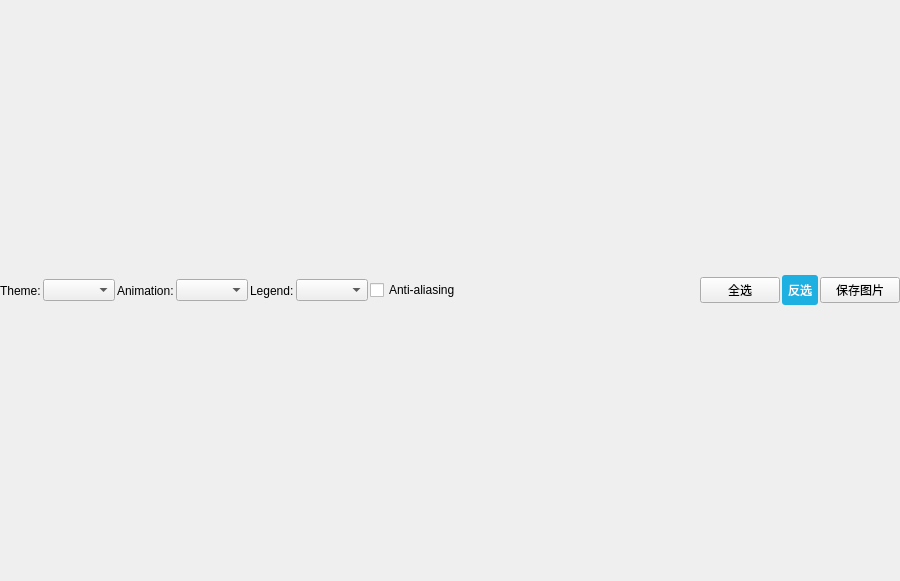
<?xml version="1.0" encoding="UTF-8"?>
<ui version="4.0">
 <class>ThemeWidgetForm</class>
 <widget class="QWidget" name="ThemeWidgetForm">
  <property name="geometry">
   <rect>
    <x>0</x>
    <y>0</y>
    <width>900</width>
    <height>581</height>
   </rect>
  </property>
  <layout class="QGridLayout" name="gridLayout">
   <property name="leftMargin">
    <number>0</number>
   </property>
   <property name="topMargin">
    <number>0</number>
   </property>
   <property name="rightMargin">
    <number>0</number>
   </property>
   <property name="bottomMargin">
    <number>0</number>
   </property>
   <property name="spacing">
    <number>0</number>
   </property>
   <item row="0" column="0">
    <widget class="QWidget" name="widget" native="true">
     <layout class="QHBoxLayout" name="horizontalLayout_2">
      <property name="spacing">
       <number>0</number>
      </property>
      <property name="leftMargin">
       <number>0</number>
      </property>
      <property name="topMargin">
       <number>0</number>
      </property>
      <property name="rightMargin">
       <number>0</number>
      </property>
      <property name="bottomMargin">
       <number>0</number>
      </property>
      <item>
       <layout class="QHBoxLayout" name="horizontalLayout">
        <property name="spacing">
         <number>2</number>
        </property>
        <item>
         <widget class="QLabel" name="themeLabel">
          <property name="text">
           <string>Theme:</string>
          </property>
         </widget>
        </item>
        <item>
         <widget class="QComboBox" name="themeComboBox"/>
        </item>
        <item>
         <widget class="QLabel" name="animatedLabel">
          <property name="text">
           <string>Animation:</string>
          </property>
         </widget>
        </item>
        <item>
         <widget class="QComboBox" name="animatedComboBox"/>
        </item>
        <item>
         <widget class="QLabel" name="legendLabel">
          <property name="text">
           <string>Legend:</string>
          </property>
         </widget>
        </item>
        <item>
         <widget class="QComboBox" name="legendComboBox"/>
        </item>
        <item>
         <widget class="QCheckBox" name="antialiasCheckBox">
          <property name="text">
           <string>Anti-aliasing</string>
          </property>
          <property name="checked">
           <bool>false</bool>
          </property>
         </widget>
        </item>
        <item>
         <spacer name="horizontalSpacer">
          <property name="orientation">
           <enum>Qt::Horizontal</enum>
          </property>
          <property name="sizeHint" stdset="0">
           <size>
            <width>40</width>
            <height>20</height>
           </size>
          </property>
         </spacer>
        </item>
        <item>
         <widget class="QPushButton" name="btn_selectAll">
          <property name="text">
           <string>全选</string>
          </property>
         </widget>
        </item>
        <item>
         <widget class="QPushButton" name="btn_unSelectAll">
          <property name="styleSheet">
           <string notr="true">QPushButton{
	background-color: #1DB0E0;
;	border-radius: 3px;
	padding:6px;
	color:white;
}
QPushButton:hover{
	background-color:#2ECBFF; 
	color: white;
}</string>
          </property>
          <property name="text">
           <string>反选</string>
          </property>
         </widget>
        </item>
        <item>
         <widget class="QPushButton" name="btn_save">
          <property name="text">
           <string>保存图片</string>
          </property>
         </widget>
        </item>
       </layout>
      </item>
     </layout>
    </widget>
   </item>
  </layout>
 </widget>
 <resources/>
 <connections>
  <connection>
   <sender>themeComboBox</sender>
   <signal>currentIndexChanged(int)</signal>
   <receiver>ThemeWidgetForm</receiver>
   <slot>updateUI()</slot>
   <hints>
    <hint type="sourcelabel">
     <x>20</x>
     <y>20</y>
    </hint>
    <hint type="destinationlabel">
     <x>20</x>
     <y>20</y>
    </hint>
   </hints>
  </connection>
  <connection>
   <sender>antialiasCheckBox</sender>
   <signal>toggled(bool)</signal>
   <receiver>ThemeWidgetForm</receiver>
   <slot>updateUI()</slot>
   <hints>
    <hint type="sourcelabel">
     <x>20</x>
     <y>20</y>
    </hint>
    <hint type="destinationlabel">
     <x>20</x>
     <y>20</y>
    </hint>
   </hints>
  </connection>
  <connection>
   <sender>legendComboBox</sender>
   <signal>currentIndexChanged(int)</signal>
   <receiver>ThemeWidgetForm</receiver>
   <slot>updateUI()</slot>
   <hints>
    <hint type="sourcelabel">
     <x>20</x>
     <y>20</y>
    </hint>
    <hint type="destinationlabel">
     <x>20</x>
     <y>20</y>
    </hint>
   </hints>
  </connection>
  <connection>
   <sender>animatedComboBox</sender>
   <signal>currentIndexChanged(int)</signal>
   <receiver>ThemeWidgetForm</receiver>
   <slot>updateUI()</slot>
   <hints>
    <hint type="sourcelabel">
     <x>20</x>
     <y>20</y>
    </hint>
    <hint type="destinationlabel">
     <x>20</x>
     <y>20</y>
    </hint>
   </hints>
  </connection>
  <connection>
   <sender>btn_selectAll</sender>
   <signal>clicked()</signal>
   <receiver>ThemeWidgetForm</receiver>
   <slot>selectAll()</slot>
   <hints>
    <hint type="sourcelabel">
     <x>843</x>
     <y>299</y>
    </hint>
    <hint type="destinationlabel">
     <x>449</x>
     <y>299</y>
    </hint>
   </hints>
  </connection>
  <connection>
   <sender>btn_unSelectAll</sender>
   <signal>clicked()</signal>
   <receiver>ThemeWidgetForm</receiver>
   <slot>unselectAll()</slot>
   <hints>
    <hint type="sourcelabel">
     <x>877</x>
     <y>299</y>
    </hint>
    <hint type="destinationlabel">
     <x>449</x>
     <y>299</y>
    </hint>
   </hints>
  </connection>
  <connection>
   <sender>btn_save</sender>
   <signal>clicked()</signal>
   <receiver>ThemeWidgetForm</receiver>
   <slot>savePic()</slot>
   <hints>
    <hint type="sourcelabel">
     <x>859</x>
     <y>299</y>
    </hint>
    <hint type="destinationlabel">
     <x>449</x>
     <y>299</y>
    </hint>
   </hints>
  </connection>
 </connections>
 <slots>
  <slot>updateUI()</slot>
  <slot>selectAll()</slot>
  <slot>unselectAll()</slot>
  <slot>savePic()</slot>
 </slots>
</ui>
